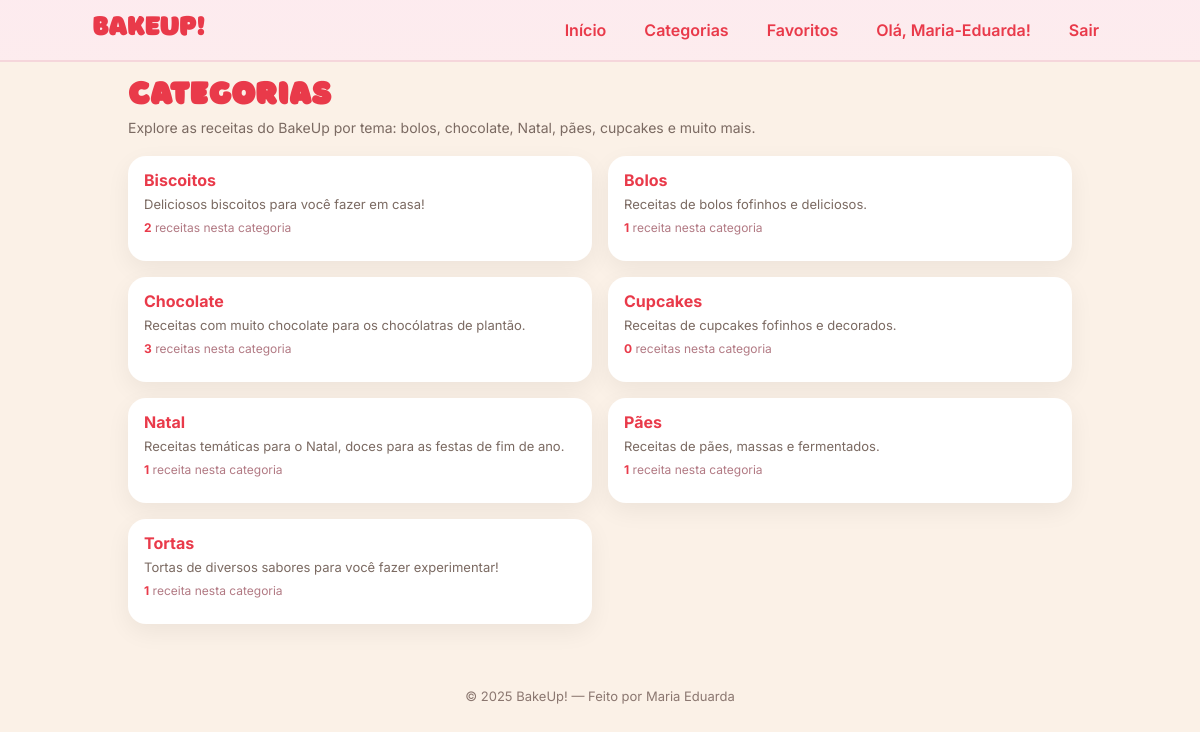
/categorias/ (signed in), run on the app's committed database.
### blog/models.py (models this page shows, shortened)
class Category(models.Model):
    name = models.CharField("Nome", max_length=100, unique=True)
    description = models.TextField("Descrição", blank=True)
    class Meta:
        verbose_name = "Categoria"
        verbose_name_plural = "Categorias"
        ordering = ["name"]

### blog/views.py (the view)
# urls.py: path('categorias/', CategoryListView.as_view(), name='category_list'),
class CategoryListView(ListView):
    model = Category
    template_name = 'blog/category_list.html'
    context_object_name = 'categories'
    ordering = ['name']

### templates/blog/category_list.html (shortened to what this page needs)
{% extends "base.html" %}
{% load static %}
{% block content %}
<section class="bk-cat-page">
  <h1 class="bk-cat-title">Categorias</h1>
  <p class="bk-cat-subtitle">
    Explore as receitas do BakeUp por tema: bolos, chocolate, Natal, pães, cupcakes e muito mais.
  </p>
  {% if categories %}
    <div class="bk-cat-grid">
      {% for category in categories %}
        <article class="bk-cat-card">
          <a href="{% url 'blog:category_detail' category.pk %}" class="bk-cat-name">
            {{ category.name }}
          </a>
          {% if category.description %}
            <p class="bk-cat-description">
              {{ category.description }}
            </p>
          {% endif %}
          <p class="bk-cat-meta">
            <strong>{{ category.posts.count }}</strong>
            {% if category.posts.count == 1 %}
              receita nesta categoria
            {% else %}
              receitas nesta categoria
            {% endif %}
          </p>
        </article>
      {% endfor %}
    </div>
  {% else %}
    <p>Não há categorias cadastradas ainda.</p>
  {% endif %}
</section>
{% endblock %}

### templates/base.html (shortened to what this page needs)
{% load static %}
<!doctype html>
<html lang="pt-BR">
<head>
</head>
<body>
  <header class="nav">
    <div class="nav-inner">
      <a class="logo" href="{% url 'blog:post_list' %}">BAKEUP!</a>
      <nav class="menu">
        <a href="{% url 'blog:post_list' %}">Início</a>
        <a href="{% url 'blog:category_list' %}">Categorias</a>
        <a href="{% url 'blog:favorites_list' %}">Favoritos</a>
        {% if user.is_authenticated %}
          <span class="menu-user">Olá, {{ user.username }}!</span>
          <form action="{% url 'blog:logout' %}" method="post">
            <button type="submit" class="menu-logout-btn">
              Sair
            </button>
          </form>
        {% else %}
          <a href="{% url 'login' %}">Login</a>
        {% endif %}
      </nav>
    </div>
  </header>
  {% block content %}{% endblock %}
  <footer>© {% now "Y" %} BakeUp! — Feito por Maria Eduarda</footer>
</body>
</html>

### templates/base.html (style rules this page uses)
:root { --bg:#fbf1e7; --ink:#e93a4a; --text:#5a4b44; --muted:#7b6a62; --chip:#ffe6ed; --card:#ffffff; --radius:22px; --shadow:0 8px 24px rgba(0,0,0,.06); }
* { box-sizing:border-box }
html,body { margin:0 }
body { background:var(--bg); font-family:Inter,system-ui,Segoe UI,Arial; color:var(--text) }
.nav { position:sticky; top:0; z-index:20; background:linear-gradient(#fdebeff5,#fdebefd8); border-bottom:2px solid #f5d6db }
.nav-inner { max-width:1050px; margin:auto; padding:14px 18px; display:flex; align-items:center; gap:18px }
.logo { font-family:"Boorsok",cursive; font-weight:50; font-size:28px; color:var(--ink); text-decoration:none }
.menu { display:flex; gap:22px; margin-left:auto; align-items:center; }
.menu a { text-decoration:none; color:#e93a4a; font-weight:600; padding:6px 8px; border-radius:12px }
.menu .menu-user { font-weight:600; color:#e93a4a; padding:6px 8px; border-radius:12px; }
.menu form { margin:0; }
.menu button.menu-logout-btn { background:none; border:none; cursor:pointer; font:inherit; color:#e93a4a; font-weight:600; padding:6px 8px; border-radius:12px; }
footer { text-align:center; padding:24px 18px 36px; color:#8b7770; font-size:13px }

### templates/blog/category_list.html (style rules this page uses)
.bk-cat-page { max-width: 980px; margin: 26px auto 40px; padding: 0 18px; }
.bk-cat-title { font-family: "Boorsok","Baloo 2",cursive; font-size: 32px; color:#e93a4a; margin: 0 0 10px; letter-spacing: 1.2px; font-size: 200; }
.bk-cat-subtitle { margin:0 0 20px; font-size:14px; color:#7b6a62; }
.bk-cat-grid { display:grid; grid-template-columns: repeat(2, minmax(0,1fr)); gap:16px; }
.bk-cat-card { background:#ffffff; border-radius:18px; box-shadow:0 8px 24px rgba(0,0,0,.06); padding:14px 16px; display:flex; flex-direction:column; gap:6px; }
.bk-cat-name { font-size:16px; font-weight:700; color:#e93a4a; text-decoration:none; }
.bk-cat-description { font-size:13px; color:#7b6a62; margin:0; }
.bk-cat-meta { font-size:12px; color:#b27a84; margin-top:2px; }
.bk-cat-meta strong { color:#e93a4a; }

### data on the page
Category: name "Biscoitos", description "Deliciosos biscoitos para você fazer em casa!", posts.count "2", shows "receitas nesta categoria"
Category: name "Bolos", description "Receitas de bolos fofinhos e deliciosos.", posts.count "1", shows "receita nesta categoria"
Category: name "Chocolate", description "Receitas com muito chocolate para os chocólatras de plantão.", posts.count "3", shows "receitas nesta categoria"
Category: name "Cupcakes", description "Receitas de cupcakes fofinhos e decorados.", posts.count "0", shows "receitas nesta categoria"
Category: name "Natal", description "Receitas temáticas para o Natal, doces para as festas de fim de ano.", posts.count "1", shows "receita nesta categoria"
Category: name "Pães", description "Receitas de pães, massas e fermentados.", posts.count "1", shows "receita nesta categoria"
Category: name "Tortas", description "Tortas de diversos sabores para você fazer experimentar!", posts.count "1", shows "receita nesta categoria"

### other printed values
{{ user.username }} "Maria-Eduarda"
